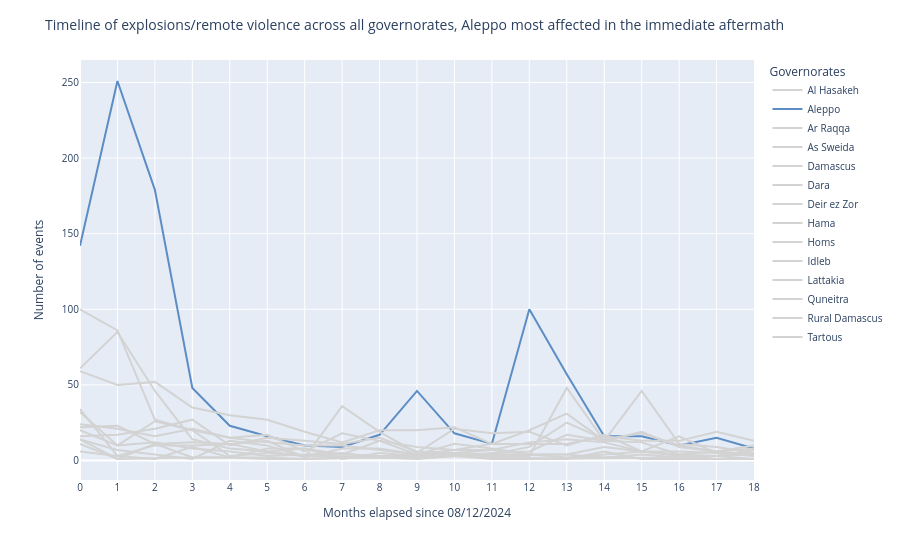

Notebook code cell kept with this figure:
### Code cell
line_erv = px.line(
    df_erv, 
    x="interval", 
    y="size", 
    color='admin1',
    color_discrete_map=color_map_pop('Aleppo', geo_admin1),
    labels={"interval":"Months elapsed since 08/12/2024", "size":"Number of events"}
)

line_erv.update_layout(
    title = 'Timeline of explosions/remote violence across all governorates, Aleppo most affected in the immediate aftermath',
    legend_title_text = "Governorates",
    title_font_size = 14,
    font_size=10    
)

line_erv.update_xaxes(dtick=1)

### Figure 1 — Plotly figure (JSON) as saved in the notebook; plotly's stock layout.template omitted (floating-point values rounded to 4 significant figures)
{"data": [{"hovertemplate": "admin1=Al Hasakeh<br>Months elapsed since 08/12/2024=%{x}<br>Number of events=%{y}<extra></extra>", "legendgroup": "Al Hasakeh", "line": {"color": "#D3D3D3", "dash": "solid"}, "marker": {"symbol": "circle"}, "mode": "lines", "name": "Al Hasakeh", "orientation": "v", "showlegend": true, "type": "scatter", "x": [0, 1, 2, 3, 4, 5, 6, 8, 9, 10, 12, 13, 14, 15, 16, 17, 18], "xaxis": "x", "y": [100, 86, 27, 20, 3, 5, 3, 2, 2, 3, 3, 48, 13, 12, 4, 3, 1], "yaxis": "y"}, {"hovertemplate": "admin1=Aleppo<br>Months elapsed since 08/12/2024=%{x}<br>Number of events=%{y}<extra></extra>", "legendgroup": "Aleppo", "line": {"color": "#5C8DC5", "dash": "solid"}, "marker": {"symbol": "circle"}, "mode": "lines", "name": "Aleppo", "orientation": "v", "showlegend": true, "type": "scatter", "x": [0, 1, 2, 3, 4, 5, 6, 7, 8, 9, 10, 11, 12, 13, 14, 15, 16, 17, 18], "xaxis": "x", "y": [142, 251, 179, 48, 23, 16, 10, 9, 17, 46, 18, 11, 100, 57, 16, 16, 10, 15, 8], "yaxis": "y"}, {"hovertemplate": "admin1=Ar Raqqa<br>Months elapsed since 08/12/2024=%{x}<br>Number of events=%{y}<extra></extra>", "legendgroup": "Ar Raqqa", "line": {"color": "#D3D3D3", "dash": "solid"}, "marker": {"symbol": "circle"}, "mode": "lines", "name": "Ar Raqqa", "orientation": "v", "showlegend": true, "type": "scatter", "x": [0, 1, 2, 3, 4, 5, 6, 7, 8, 9, 10, 11, 12, 13, 14, 15, 16, 17, 18], "xaxis": "x", "y": [61, 85, 46, 14, 8, 6, 3, 4, 3, 4, 5, 4, 9, 25, 14, 18, 10, 6, 4], "yaxis": "y"}, {"hovertemplate": "admin1=As Sweida<br>Months elapsed since 08/12/2024=%{x}<br>Number of events=%{y}<extra></extra>", "legendgroup": "As Sweida", "line": {"color": "#D3D3D3", "dash": "solid"}, "marker": {"symbol": "circle"}, "mode": "lines", "name": "As Sweida", "orientation": "v", "showlegend": true, "type": "scatter", "x": [0, 1, 2, 3, 4, 5, 6, 7, 8, 9, 10, 11, 12, 13, 14, 15, 16, 17, 18], "xaxis": "x", "y": [14, 7, 4, 1, 13, 10, 2, 36, 19, 5, 21, 18, 19, 10, 17, 6, 16, 5, 5], "yaxis": "y"}, {"hovertemplate": "admin1=Damascus<br>Months elapsed since 08/12/2024=%{x}<br>Number of events=%{y}<extra></extra>", "legendgroup": "Damascus", "line": {"color": "#D3D3D3", "dash": "solid"}, "marker": {"symbol": "circle"}, "mode": "lines", "name": "Damascus", "orientation": "v", "showlegend": true, "type": "scatter", "x": [0, 1, 3, 4, 5, 6, 7, 8, 11, 12, 14, 16, 17, 18], "xaxis": "x", "y": [14, 1, 2, 2, 1, 1, 2, 3, 3, 1, 2, 1, 3, 5], "yaxis": "y"}, {"hovertemplate": "admin1=Dara<br>Months elapsed since 08/12/2024=%{x}<br>Number of events=%{y}<extra></extra>", "legendgroup": "Dara", "line": {"color": "#D3D3D3", "dash": "solid"}, "marker": {"symbol": "circle"}, "mode": "lines", "name": "Dara", "orientation": "v", "showlegend": true, "type": "scatter", "x": [0, 1, 2, 3, 4, 5, 6, 7, 8, 9, 10, 11, 12, 13, 14, 15, 16, 17, 18], "xaxis": "x", "y": [32, 10, 26, 20, 15, 17, 6, 18, 13, 9, 7, 11, 11, 11, 16, 13, 13, 19, 13], "yaxis": "y"}, {"hovertemplate": "admin1=Deir ez Zor<br>Months elapsed since 08/12/2024=%{x}<br>Number of events=%{y}<extra></extra>", "legendgroup": "Deir ez Zor", "line": {"color": "#D3D3D3", "dash": "solid"}, "marker": {"symbol": "circle"}, "mode": "lines", "name": "Deir ez Zor", "orientation": "v", "showlegend": true, "type": "scatter", "x": [0, 1, 2, 3, 4, 5, 6, 7, 8, 9, 10, 11, 12, 13, 14, 15, 16, 17, 18], "xaxis": "x", "y": [59, 50, 52, 35, 30, 27, 19, 12, 20, 20, 22, 11, 20, 31, 13, 19, 9, 6, 10], "yaxis": "y"}, {"hovertemplate": "admin1=Hama<br>Months elapsed since 08/12/2024=%{x}<br>Number of events=%{y}<extra></extra>", "legendgroup": "Hama", "line": {"color": "#D3D3D3", "dash": "solid"}, "marker": {"symbol": "circle"}, "mode": "lines", "name": "Hama", "orientation": "v", "showlegend": true, "type": "scatter", "x": [0, 1, 2, 3, 4, 5, 6, 7, 8, 9, 10, 11, 12, 13, 14, 15, 16, 17, 18], "xaxis": "x", "y": [22, 23, 11, 12, 11, 6, 8, 4, 13, 4, 11, 8, 4, 4, 9, 6, 6, 5, 3], "yaxis": "y"}, {"hovertemplate": "admin1=Homs<br>Months elapsed since 08/12/2024=%{x}<br>Number of events=%{y}<extra></extra>", "legendgroup": "Homs", "line": {"color": "#D3D3D3", "dash": "solid"}, "marker": {"symbol": "circle"}, "mode": "lines", "name": "Homs", "orientation": "v", "showlegend": true, "type": "scatter", "x": [0, 1, 2, 3, 4, 5, 6, 7, 8, 9, 10, 11, 12, 13, 14, 15, 16, 17, 18], "xaxis": "x", "y": [16, 17, 21, 27, 10, 15, 13, 11, 15, 6, 5, 7, 12, 14, 12, 6, 4, 6, 8], "yaxis": "y"}, {"hovertemplate": "admin1=Idleb<br>Months elapsed since 08/12/2024=%{x}<br>Number of events=%{y}<extra></extra>", "legendgroup": "Idleb", "line": {"color": "#D3D3D3", "dash": "solid"}, "marker": {"symbol": "circle"}, "mode": "lines", "name": "Idleb", "orientation": "v", "showlegend": true, "type": "scatter", "x": [0, 1, 2, 3, 4, 5, 6, 7, 8, 9, 10, 11, 12, 13, 14, 15, 16, 17, 18], "xaxis": "x", "y": [24, 21, 16, 21, 15, 12, 10, 10, 7, 4, 7, 7, 4, 4, 2, 4, 2, 3, 7], "yaxis": "y"}, {"hovertemplate": "admin1=Lattakia<br>Months elapsed since 08/12/2024=%{x}<br>Number of events=%{y}<extra></extra>", "legendgroup": "Lattakia", "line": {"color": "#D3D3D3", "dash": "solid"}, "marker": {"symbol": "circle"}, "mode": "lines", "name": "Lattakia", "orientation": "v", "showlegend": true, "type": "scatter", "x": [0, 1, 2, 3, 4, 5, 7, 8, 9, 10, 13, 14, 15, 16, 17, 18], "xaxis": "x", "y": [20, 10, 12, 8, 6, 3, 5, 2, 2, 3, 1, 6, 1, 1, 1, 1], "yaxis": "y"}, {"hovertemplate": "admin1=Quneitra<br>Months elapsed since 08/12/2024=%{x}<br>Number of events=%{y}<extra></extra>", "legendgroup": "Quneitra", "line": {"color": "#D3D3D3", "dash": "solid"}, "marker": {"symbol": "circle"}, "mode": "lines", "name": "Quneitra", "orientation": "v", "showlegend": true, "type": "scatter", "x": [0, 1, 2, 3, 4, 5, 6, 7, 8, 9, 10, 11, 12, 13, 14, 15, 16, 17, 18], "xaxis": "x", "y": [6, 3, 1, 9, 2, 8, 8, 1, 5, 3, 3, 5, 6, 17, 13, 46, 11, 9, 5], "yaxis": "y"}, {"hovertemplate": "admin1=Rural Damascus<br>Months elapsed since 08/12/2024=%{x}<br>Number of events=%{y}<extra></extra>", "legendgroup": "Rural Damascus", "line": {"color": "#D3D3D3", "dash": "solid"}, "marker": {"symbol": "circle"}, "mode": "lines", "name": "Rural Damascus", "orientation": "v", "showlegend": true, "type": "scatter", "x": [0, 1, 2, 3, 4, 5, 6, 7, 8, 9, 10, 11, 12, 13, 14, 15, 16, 17, 18], "xaxis": "x", "y": [34, 3, 10, 10, 11, 13, 2, 8, 8, 4, 4, 4, 4, 2, 4, 6, 3, 3, 4], "yaxis": "y"}, {"hovertemplate": "admin1=Tartous<br>Months elapsed since 08/12/2024=%{x}<br>Number of events=%{y}<extra></extra>", "legendgroup": "Tartous", "line": {"color": "#D3D3D3", "dash": "solid"}, "marker": {"symbol": "circle"}, "mode": "lines", "name": "Tartous", "orientation": "v", "showlegend": true, "type": "scatter", "x": [0, 1, 2, 3, 5, 6, 8, 9, 10, 11, 12, 16, 17], "xaxis": "x", "y": [11, 1, 11, 2, 2, 1, 2, 1, 3, 1, 1, 2, 1], "yaxis": "y"}], "layout": {"font": {"size": 10}, "legend": {"title": {"text": "Governorates"}, "tracegroupgap": 0}, "margin": {"t": 60}, "title": {"font": {"size": 14}, "text": "Timeline of explosions/remote violence across all governorates, Aleppo most affected in the immediate aftermath"}, "xaxis": {"anchor": "y", "domain": [0, 1], "dtick": 1, "title": {"text": "Months elapsed since 08/12/2024"}}, "yaxis": {"anchor": "x", "domain": [0, 1], "title": {"text": "Number of events"}}}}
